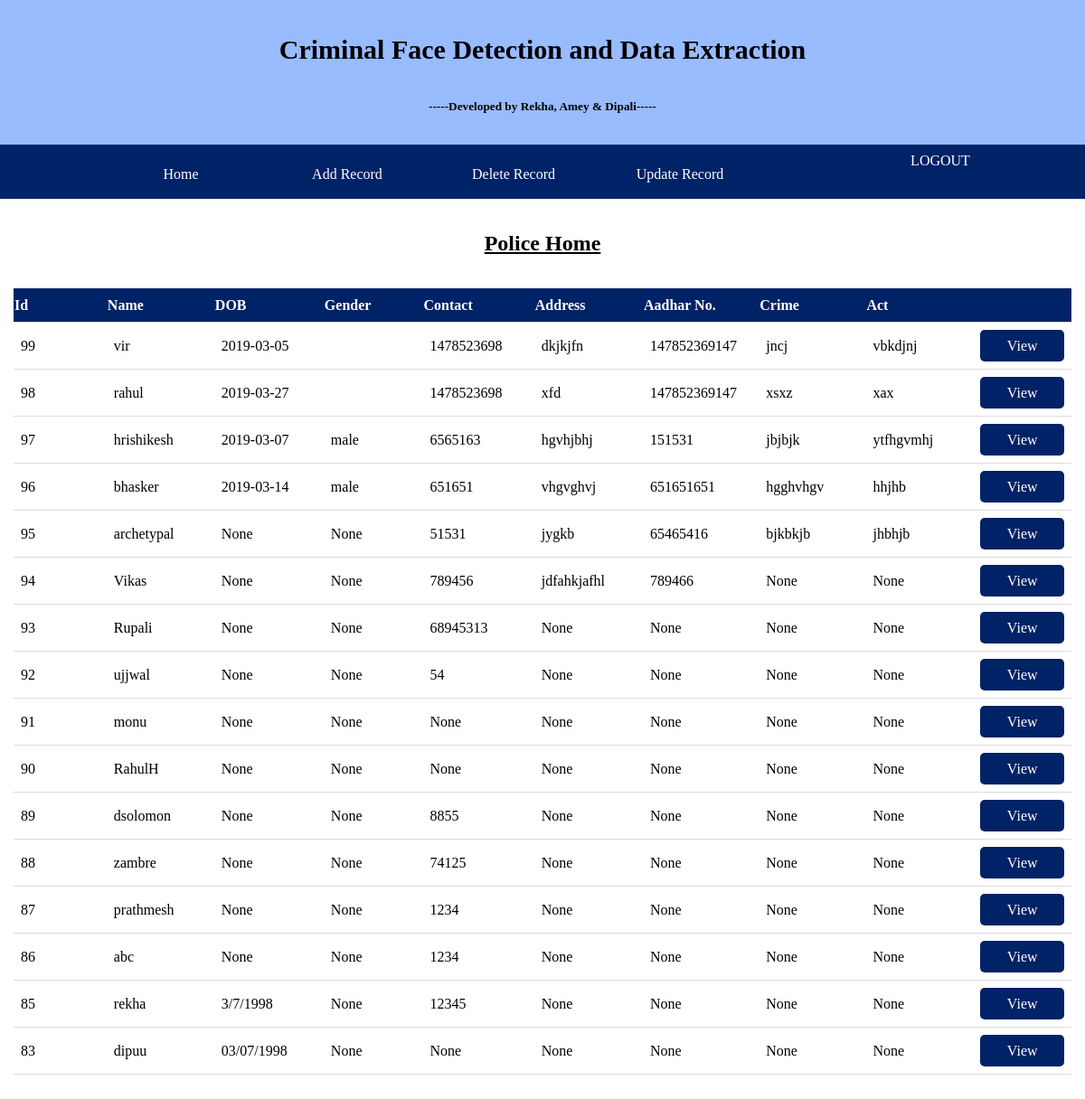
/police_home, run on the app's committed database.
### tables this page shows
CREATE TABLE "users" (
	`id`	INTEGER NOT NULL PRIMARY KEY AUTOINCREMENT UNIQUE,
	`name`	TEXT NOT NULL,
	`dob`	TEXT,
	`gender`	TEXT,
	`contact`	INTEGER,
	`address`	TEXT,
	`aadhar`	INTEGER,
	`crime`	TEXT,
	`act`	TEXT,
	`created`	INTEGER
);

### app.py (the view)
@app.route('/police_home')
def police_home():
    con = sqlite3.connect("database.db")
    con.row_factory = sqlite3.Row
    cur = con.cursor()
    cur.execute("select * from users ORDER BY id DESC")
    rows = cur.fetchall();
    return render_template("police_home.html", rows=rows)

### templates/police_home.html (shortened to what this page needs)
{% extends 'layout_police.html' %}
{% block content %}
<br><br>
    <h2>Police Home</h2>
    <br><br>
     <table>
         <thead>
            <th>Id</th>
            <th>Name</th>
            <th>DOB</th>
            <th>Gender</th>
            <th>Contact</th>
            <th>Address</th>
            <th>Aadhar No.</th>
            <th>Crime</th>
            <th>Act</th>
            <th></th>
         </thead>
         {% for row in rows %}
            <tr>
               <td>{{row["id"]}}</td>
               <td>{{row["name"]}}</td>
               <td> {{ row["dob"]}}</td>
               <td>{{row['gender']}}</td>
                <td>{{row["contact"]}}</td>
               <td>{{row["address"]}}</td>
               <td> {{ row["aadhar"]}}</td>
               <td>{{row['crime']}}</td>
                <td>{{row["act"]}}</td>
                <td><a href="/view/{{ row['id'] }}">View</a></td>
            </tr>
         {% endfor %}
      </table>
    <br><br><br><br>
{% endblock %}

### templates/layout_police.html (style rules this page uses)
* { margin:0; }

### templates/police_home.html (style rules this page uses)
h2 { text-align:center; text-decoration:underline; }
table { border-collapse: collapse; margin-left:15px; margin-right:15px; }
tr, td { border-bottom: 1px solid #ddd; text-align: left; padding: 8px; width:120px; }
td { height:30px; }
th { width:120px; background-color: #002266; color: white; height:35px; text-decoration:bold; }
a { display:block; color:white; text-decoration:none; height:35px; line-height:35px; border-radius:5px; text-align:center; background-color: #002266; }

### data on the page
users: id "99", name "vir", dob "2019-03-05", contact "1478523698", address "dkjkjfn", aadhar "147852369147", crime "jncj", act "vbkdjnj"
users: id "98", name "rahul", dob "2019-03-27", contact "1478523698", address "xfd", aadhar "147852369147", crime "xsxz", act "xax"
users: id "97", name "hrishikesh", dob "2019-03-07", gender "male", contact "6565163", address "hgvhjbhj", aadhar "151531", crime "jbjbjk", act "ytfhgvmhj"
users: id "96", name "bhasker", dob "2019-03-14", gender "male", contact "651651", address "vhgvghvj", aadhar "651651651", crime "hgghvhgv", act "hhjhb"
users: id "95", name "archetypal", dob "None", gender "None", contact "51531", address "jygkb", aadhar "65465416", crime "bjkbkjb", act "jhbhjb"
users: id "94", name "Vikas", dob "None", gender "None", contact "789456", address "jdfahkjafhl", aadhar "789466", crime "None", act "None"
users: id "93", name "Rupali", dob "None", gender "None", contact "68945313", address "None", aadhar "None", crime "None", act "None"
users: id "92", name "ujjwal", dob "None", gender "None", contact "54", address "None", aadhar "None", crime "None", act "None"
users: id "91", name "monu", dob "None", gender "None", contact "None", address "None", aadhar "None", crime "None", act "None"
users: id "90", name "RahulH", dob "None", gender "None", contact "None", address "None", aadhar "None", crime "None", act "None"
users: id "89", name "dsolomon", dob "None", gender "None", contact "8855", address "None", aadhar "None", crime "None", act "None"
users: id "88", name "zambre", dob "None", gender "None", contact "74125", address "None", aadhar "None", crime "None", act "None"
users: id "87", name "prathmesh", dob "None", gender "None", contact "1234", address "None", aadhar "None", crime "None", act "None"
users: id "86", name "abc", dob "None", gender "None", contact "1234", address "None", aadhar "None", crime "None", act "None"
users: id "85", name "rekha", dob "3/7/1998", gender "None", contact "12345", address "None", aadhar "None", crime "None", act "None"
users: id "83", name "dipuu", dob "03/07/1998", gender "None", contact "None", address "None", aadhar "None", crime "None", act "None"
